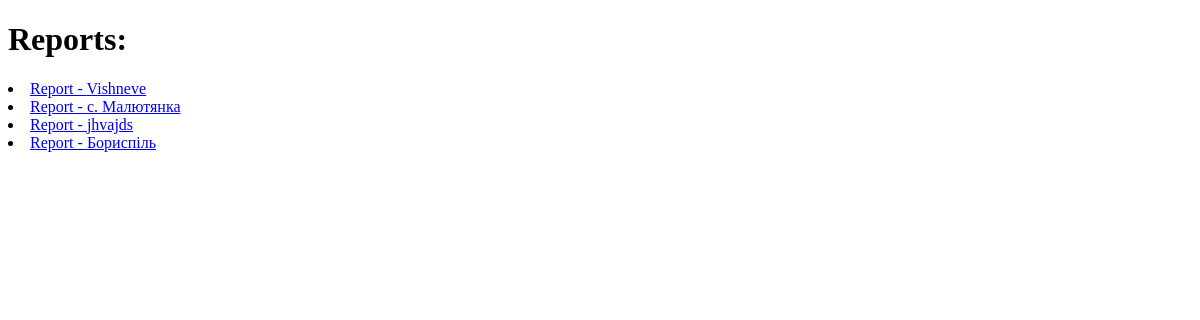
Before: / with the older database file.
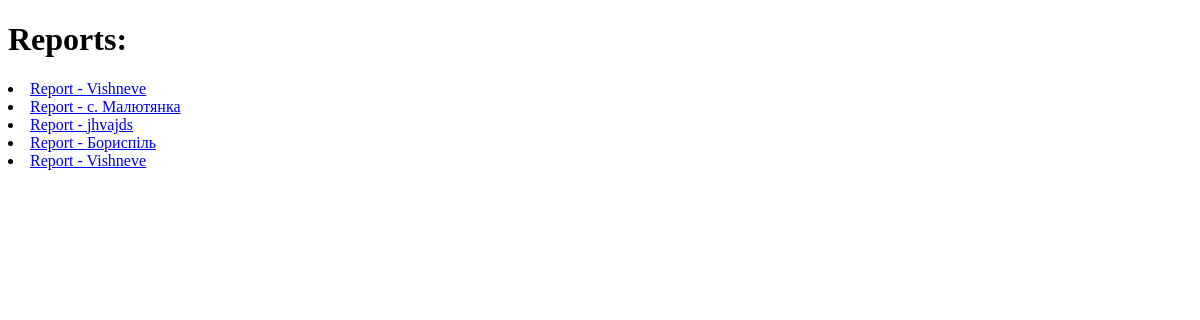
After: the same page with the newer database file.
### firstreport/models.py (models this page shows, shortened)
class Report(models.Model):
    city = models.CharField(max_length=64)
    customername = models.CharField(max_length=64)
    startdate = models.DateField()
    finishdate = models.DateField()
    duration = models.IntegerField()

### firstreport/views.py (the view)
# urls.py: path('', views.index_reports, name="reports"),
def index_reports(request):
    return render(request, "firstreport/index.html", {
        "a": Report.objects.all()
    })

### firstreport/templates/firstreport/index.html
{% extends "firstreport/layout.html" %}
{% block body %}
    <h1>Reports:</h1>
    {% for report in a %}
    <li><a href="{% url 'report' report.id %}">Report - {{ report.city }}</a></li>
    {% endfor %}
{% endblock %}

### firstreport/templates/firstreport/layout.html (shortened to what this page needs)
<!DOCTYPE html>
<html lang="en">
    <head>
    </head>
    <body>
        {% block body %}
        {% endblock %}
    </body>
</html>

Changed rows visible on the page:
added Report: city "Vishneve"
